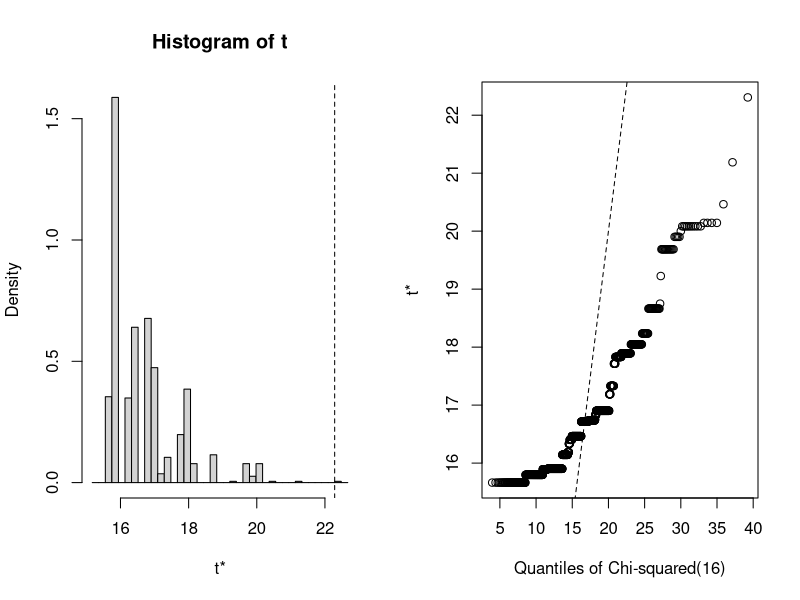
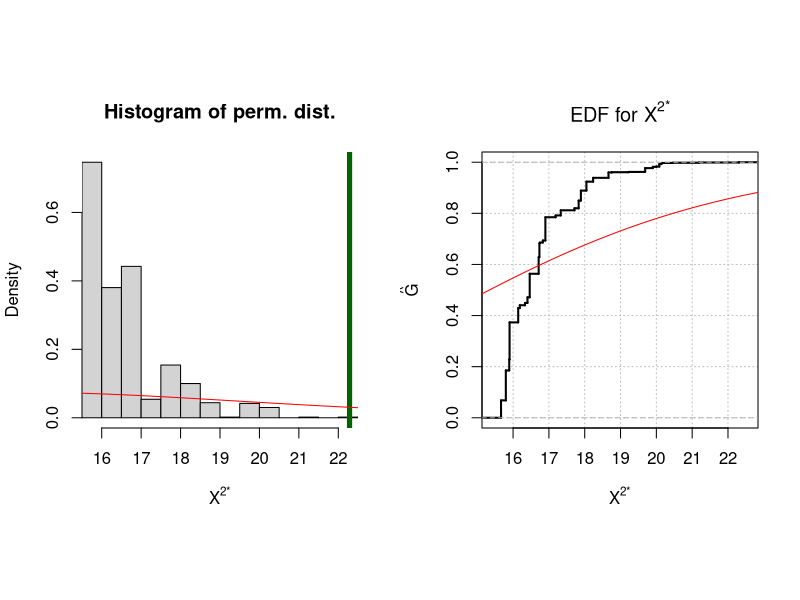
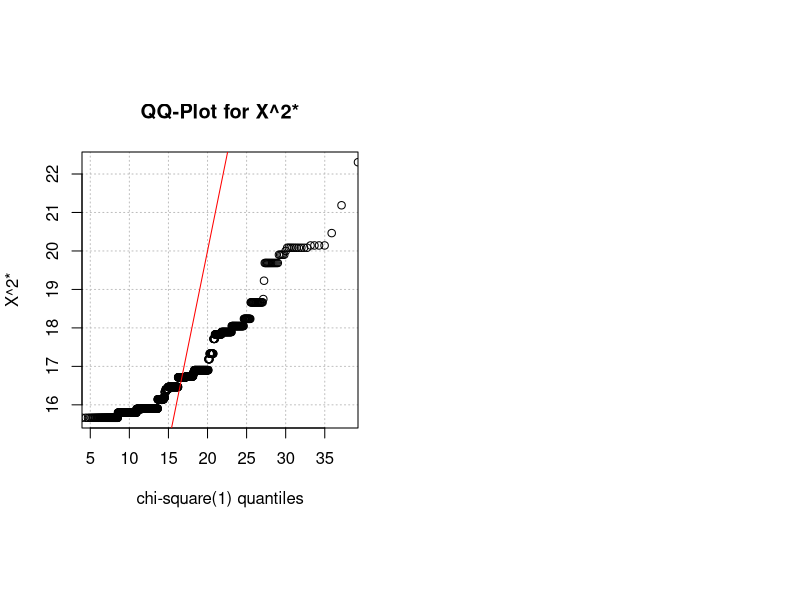

The R script that drew these images, in order: (Note: this script raises an error after producing the figures.)
#####################################################################
# NAME:  Chris Bilder                                               #
# DATE:  2-7-06                                                     #
# UPDATE: 10-29-07                                                  #
# PURPOSE: Analyze table 2.10 of Agresti (1996)                     #
#                                                                   #
# NOTES:                                                            #
#####################################################################

n.table<-array(data = c(0, 1, 0, 
                  7, 1, 8, 
                  0, 1, 0, 
                  0, 1, 0, 
                  0, 1, 0, 
                  0, 1, 0, 
                  0, 1, 0, 
                  1, 0, 0, 
                  1, 0, 0), dim=c(3,9))

n.table


chisq.test(n.table, correct=F)


######################################################################
# Row and column number format (raw data)
  
  all.data<-matrix(NA, 0, 2)

  #Put data in "raw" form
  for (i in 1:nrow(n.table)) {
     for (j in 1:ncol(n.table)) {
        all.data<-rbind(all.data, matrix(data = c(i, j), nrow = n.table[i,j], ncol = 2, byrow=T))
    }
   }
  #Note that warning messages will be generated since n.table[i,j]=0 sometimes


  xtabs(~all.data[,1]+ all.data[,2])
  

######################################################################
# Permutation test - see tab2.10-v2.R in Chapter 2 of STAT 875
  
  library(boot)    
                     
  #Perform the test
  calc.t<-function(data, i, row.numb) {
    perm.data<-data[i]
    chisq.test(row.numb, perm.data, correct=F)$statistic
  }


  set.seed(6488)  #NOTE: I should have used a different seed number than in bird.R
  R<-999
  perm.res<-boot(data = all.data[,2], statistic = calc.t, R = R, sim = "permutation", row.numb = all.data[,1]) 
  #Warnings mentioned in output are the "Chi-squared approximation may be incorrect" warnings from having 
  #  low cell counts in the contingency tables*
  perm.res
  plot(perm.res, qdist="chisq", df = (nrow(n.table)-1)*(ncol(n.table)-1))
  
  
  #P-value 
  (1 + sum(perm.res$t>=perm.res$t0))/(R + 1)

  
  par(mfrow = c(1,2), pty = "s", xaxs = "i")
  
  #Histogram
  hist(perm.res$t, main = "Histogram of perm. dist.", xlab=expression(X^{"2*"}), freq = FALSE)
  abline(v = perm.res$t0[1], col = "darkgreen", lwd = 5)
  curve(dchisq(x, df = (nrow(n.table)-1)*(ncol(n.table)-1)), col = "red", add = TRUE)

  plot.ecdf(perm.res$t, verticals = TRUE, do.p = FALSE, main = expression(paste("EDF for ", X^{"2*"})), lwd = 2,
            panel.first = grid(nx = NULL, ny = NULL, col="gray", lty="dotted"), ylab = expression(hat(G)), xlab = expression(X^{"2*"}))
  curve(expr = pchisq(q = x, df = (nrow(n.table)-1)*(ncol(n.table)-1)), col = "red", add = TRUE)
  #legend(x = 6, y = 0.4, legend = c("G^", "chi-square"), lwd = c(2,1), col = c("black", "red"), cex = 0.75)  

  #Not necessary since the plot function with an object of class boot can also produce one of these plots
  chisq.quant<-qchisq(p = seq(from = 1/(R+1), to = 1-1/(R+1), by = 1/(R+1)), df = (nrow(n.table)-1)*(ncol(n.table)-1))
  plot(y = sort(perm.res$t), x = chisq.quant, main = "QQ-Plot for X^2*", ylab = 
       "X^2*", xlab = "chi-square(1) quantiles", panel.first = grid(nx = NULL, ny = NULL, 
       col="gray", lty="dotted"))
  abline(a = 0, b = 1, col = "red")
 


#########################################################################
# Bootstrap approach 

 
  #Construct form of data set needed
  set1<-rbind(data.frame(index = all.data[,1], table.part = "X"), 
              data.frame(index = all.data[,2], table.part = "Y"))
  head(set1)
  tail(set1)
  
         
  #NOTE forcing a particular structure to data - "X" and "Y"
  #Check table size
  check.table<-function(data) {
    x<-data[data$table.part == "X",]  #Notice use of ==
    y<-data[data$table.part == "Y",]
    save.table<-table(x$index, y$index)
    numb.row<-nrow(save.table)
    numb.col<-ncol(save.table)
    c(numb.row, numb.col)
  }

                     
  #Perform the test
  calc.t<-function(data, i) {
    d<-data[i,]
    x<-d[d$table.part == "X",]  #Notice use of ==
    y<-d[d$table.part == "Y",]
    x.sq<-chisq.test(x$index, y$index, correct=F)$statistic  
    c(x.sq, check.table(d))
  }


  #Test calc.t with observed data
  calc.t(data = set1, i = 1:nrow(set1))

 
  set.seed(8372)
  R<-999
  boot.res<-boot(data = set1, statistic = calc.t, R = R, sim = "ordinary", strata = set1$table.part) 
  boot.res
  plot(boot.res)
  
  
  #How many contingency table* do not have original size?
  sum(boot.res$t[,2] != check.table(set1)[1])  #Not same number of rows
  sum(boot.res$t[,3] != check.table(set1)[2])  #Not same number of columns
  
  
  #Reform a contingency table*
  save.index<-boot.array(boot.res, indices = TRUE)
  i<-save.index[1,]
  d<-set1[i,]
  x<-d[d$table.part == "X",]  
  y<-d[d$table.part == "Y",]
  table(x$index, y$index)  
  check.table(d) != check.table(set1) 
   
  #FINAL NOTE: This is a good example of a place not to use the bootstrap!
 
 
 
 
 
# 
